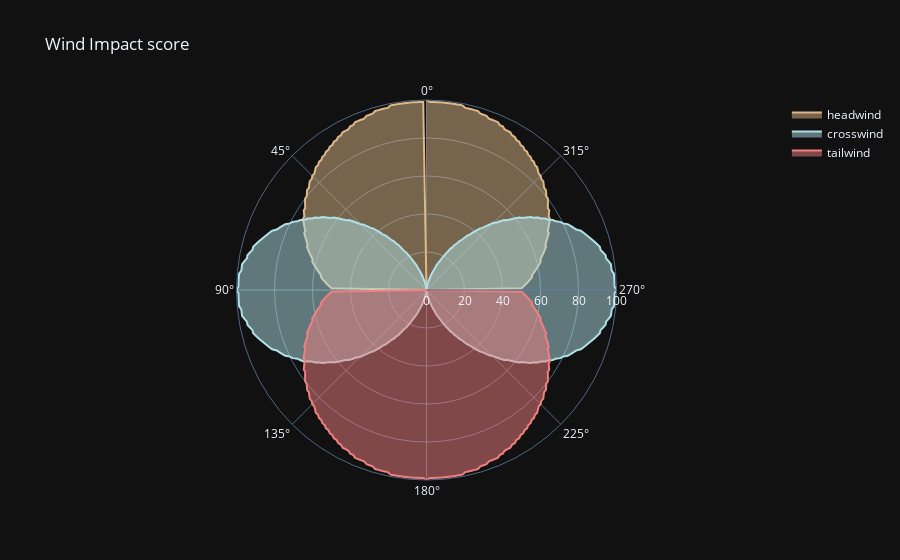

Here is the notebook cell this chart was saved with:
### Code cell
# Generate angles
angles = np.arange(0, 361, 1)

# Compute percentages
headwind_percentages = [find_headwind_percentage(angle) for angle in angles]
crosswind_percentages = [find_crosswind_percentage(angle) for angle in angles]
tailwind_percentages = [find_tailwind_percentage(angle) for angle in angles]

# Create a DataFrame
df = pd.DataFrame({
    'angles': angles,
    'headwind': headwind_percentages,
    'crosswind': crosswind_percentages,
    'tailwind': tailwind_percentages
})


fig = go.Figure()
fig.add_trace(go.Scatterpolar(
        r = df['headwind'],
        theta = df['angles'],
        mode = 'lines',
        name = 'headwind',
        line_color = 'burlywood'
    ))
fig.add_trace(go.Scatterpolar(
        r = df['crosswind'],
        theta = df['angles'],
        mode = 'lines',
        name = 'crosswind',
        line_color = 'powderblue'
    ))
fig.add_trace(go.Scatterpolar(
        r = df['tailwind'],
        theta = df['angles'],
        mode = 'lines',
        name = 'tailwind',
        line_color = 'lightcoral'
        
    ))


fig.update_layout(
    title = 'Wind Impact score',
    showlegend = True,
    template = 'plotly_dark',


)
fig.update_traces(fill='toself')
## 0 is north so change the graph to start from north
fig.update_layout(polar_angularaxis_rotation=90)


fig.show()

### Figure 1 — Plotly figure (JSON) as saved in the notebook; plotly's stock layout.template omitted (floating-point values rounded to 4 significant figures; data arrays with more than 128 entries replaced by an {"elided": "..."} marker saying what was removed)
{"data": [{"fill": "toself", "line": {"color": "burlywood"}, "mode": "lines", "name": "headwind", "r": {"elided": "361 int values"}, "theta": {"elided": "361 int values"}, "type": "scatterpolar"}, {"fill": "toself", "line": {"color": "powderblue"}, "mode": "lines", "name": "crosswind", "r": {"elided": "361 int values"}, "theta": {"elided": "361 int values"}, "type": "scatterpolar"}, {"fill": "toself", "line": {"color": "lightcoral"}, "mode": "lines", "name": "tailwind", "r": {"elided": "361 int values"}, "theta": {"elided": "361 int values"}, "type": "scatterpolar"}], "layout": {"polar": {"angularaxis": {"rotation": 90}}, "showlegend": true, "title": {"text": "Wind Impact score"}}}
